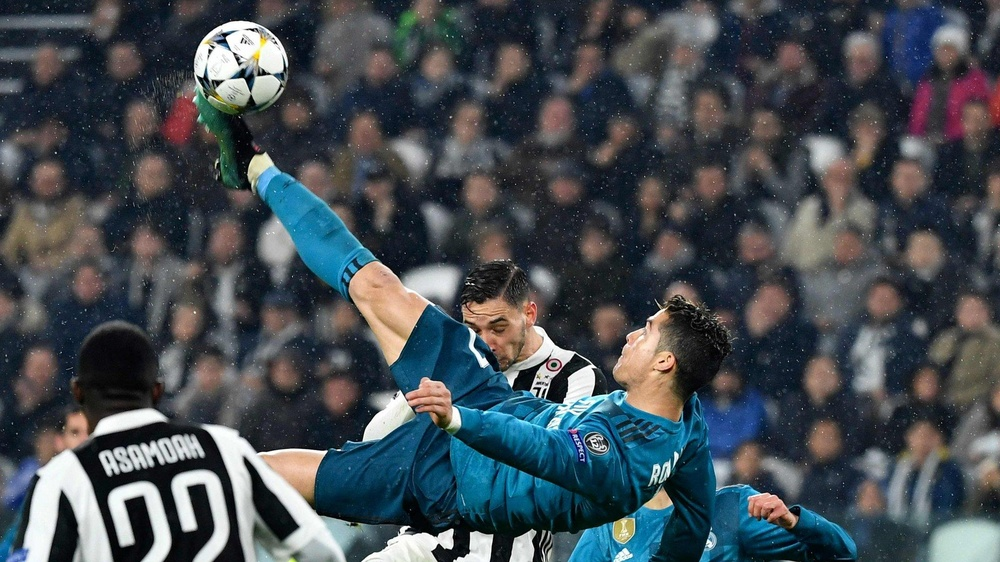
#> input picture Orthogonality & Orthonormal Bases/Images/Ronaldo_bycicle_goal.jpg, 1000 x 562 px, shrunk from 2048 x 1152 before the run, found by its file name
$ jupyter execute --allow-errors 'Orthogonality & Orthonormal Bases.ipynb'   (shell and % lines are left out)
#> lines starting #> are read from the running program, lines starting #| are printed output that depends on the picture
# JPEG Compersion

[cell 1]
import numpy as np
from PIL import Image
from matplotlib import pyplot as plt
from scipy.fftpack import dct, idct

## Matter of Image Compersion Algorithm

<div dir="rtl">
    الگوریتم های فشرده سازی اعم از الگوریتم های فشرده سازی تصاویر بسیار مهم هستند چون امروزه بخشه زیادی از دیتای موجود در وب از نوع تصاویر هستن و اگر ما بخوایم تصاویر را بدون فشرده کردن ذخیره کنیم باید هزینه خیلی بیشتری صرفا برای ذخیره سازی کنیم ‌
</div>

## Type of Image Compersion Algorithm

<div dir="rtl">

</div>

<div dir="rtl">
ما برای Compress کردن تصاویر ۲ تا روش کلی داریم .1-lossy:روشی برای فشرده سازی است که مقداری از دیتای اولیه از دست میرود ۲-lossless: روشی برای فشرده سازی که هیچ دیتایی در حین فشرده سازی از دست نمیرود

قبلا ما به فرمت YCbCr پرداختیم و اشاره کردیم که چشم انسان به شدت سیاه و سفیدی(Y) رنگ حساس تر از بخش رنگی تصویر هست (Cb/Cr) بنابر این اگر ما بخواهیم تصاویر را با روش lossy فشرده سازی کنیم میتوانیم بخش ها رنگی تصویر را بیشتر از بخش سیاه و سفید فشرده کنیم که چشم کمتر تفاوت رو متوجه شود‌
</div>

## How JPEG Compersion Works ?

<div dir="rtl">
    همانطور که بالاتر اشاره کردیم ما میخواهیم جزئیات بی اهمیت در تصاویر که چشم انسان قادر به دیدن آن ها نیست را حذف کنیم و اینگونه صرفه جویی در فضای ذخیره سازی کنیم .
ما در گام اول مقادیر تصویر را از فضای YCbCr به فضای DCT میبریم . DCT مقادیر ماتریس را که در YCbCr به معنای میزان روشنایی آن پیکسل بود را به فرکانس تبدیل میکند که فرکانس های بالا به معنای جزئیات بی اهمیت هستند
‌
</div>

<div dir="rtl">
    ما میدانیم برای بردن هر برداری به فضای خطی دیگری باید پایه(Basis) های فضای خطی جدید را داشته باشیم
و برای بردن بردار به فضای خطی ما باید ضریب های متناظر هر پایه را پیدا کنیم تابع dct2 برای ما ضریب های متناظر با پایه رو بر میگردونه

</div>

<div dir="rtl">
    ما پروسه فشرده کردن تصویر را با لغزاندن بلاک هایی ۸*۸ روی تصویر انجام میدهیم ( قبلا هم در تسک های پردازش تصویر به شما مفهومی شبیه که بلاکی روی تصویر میلغزد را استفاده کردیم که به آن Kernel یا Filter هم میگویند و از این ایده در خیلی از تسک های پردازش تصویر و هوش مصنوعی در بخش بینایی ماشین استفاده میشود )‌

</div>

<div dir="rtl">
    ما در این بلاک های لغزان روی تصویر DCT را حساب میکنیم و بعد فرکانس های بالای تصویر را بر یک عدد تقسیم میکنیم و رند میکنیم اینگونه مقدار زیادی از ماتریس که نشاندهنده جزئیات بی اهمیت هستند ۰ میشوند که این باعث فشرده سازی میشود
که اگر دقت کنید ۲ ماتریس Q_C , Q_Y تعریف شده اند که مسئول این تقسیم هستند
که همانطور که مشاهده میکنید هر چقدر ستون و سطر ماتریس افزایش میکند اعداد افزایش پیدا میکنند برای اینکه در پایه DCT هر چقدر در ماتریس به پایین و سمت راست تر (‌سطر و ستون افزایش میابد) میرویم فرکانس ها بیشتر میشود ( اطلاعات بی اهمیت ) برا همین ما میخواهیم بر اعداد بیشتری تقسیم شوند که وقتی رند میشوند با احتمال بیشتری ۰ شوند
</div>

[cell 2]
Q_Y = np.array([
  [16,11,10,16,24,40,51,61],
  [12,12,14,19,26,58,60,55],
  [14,13,16,24,40,57,69,56],
  [14,17,22,29,51,87,80,62],
  [18,22,37,56,68,109,103,77],
  [24,35,55,64,81,104,113,92],
  [49,64,78,87,103,121,120,101],
  [72,92,95,98,112,100,103,99]
])
Q_C = np.array([
  [17,18,24,47,99,99,99,99],
  [18,21,26,66,99,99,99,99],
  [24,26,56,99,99,99,99,99],
  [47,66,99,99,99,99,99,99],
  [99,99,99,99,99,99,99,99],
  [99,99,99,99,99,99,99,99],
  [99,99,99,99,99,99,99,99],
  [99,99,99,99,99,99,99,99]
])

[cell 3]
def dct2(block):
    return dct(dct(block.T, norm='ortho').T, norm='ortho')

def idct2(block):
    return idct(idct(block.T, norm='ortho').T, norm='ortho')

[cell 4]
def jpeg_compress_channel(channel, Q):
    channel = np.float32(channel) - 128
    dct_quantized = block_process(channel, 8, lambda b: np.round(dct2(b) / Q))
    reconstructed = block_process(dct_quantized, 8, lambda b: idct2(b * Q))
    return np.clip(reconstructed + 128, 0, 255)

[cell 5]
def block_process(img, block_size, func):
    h, w = img.shape
    out = np.zeros_like(img, dtype=np.float32)
    for i in range(0, h, block_size):
        for j in range(0, w, block_size):
            block = img[i:i+block_size, j:j+block_size]
            out[i:i+block_size, j:j+block_size] = func(block)
    return out

[cell 6]
# Load and convert image
root = "Using-Linear-Algebra-in-simple-Image-Processing-for-Calc2/"
image = Image.open(root+"Images/Ronaldo_bycicle_goal.jpg").convert("YCbCr")
#> image: PIL image 1000x562 YCbCr; mean of channels 0, 1, 2 74.3, 131.9, 123.2
y, cb, cr = [np.array(channel) for channel in image.split()]
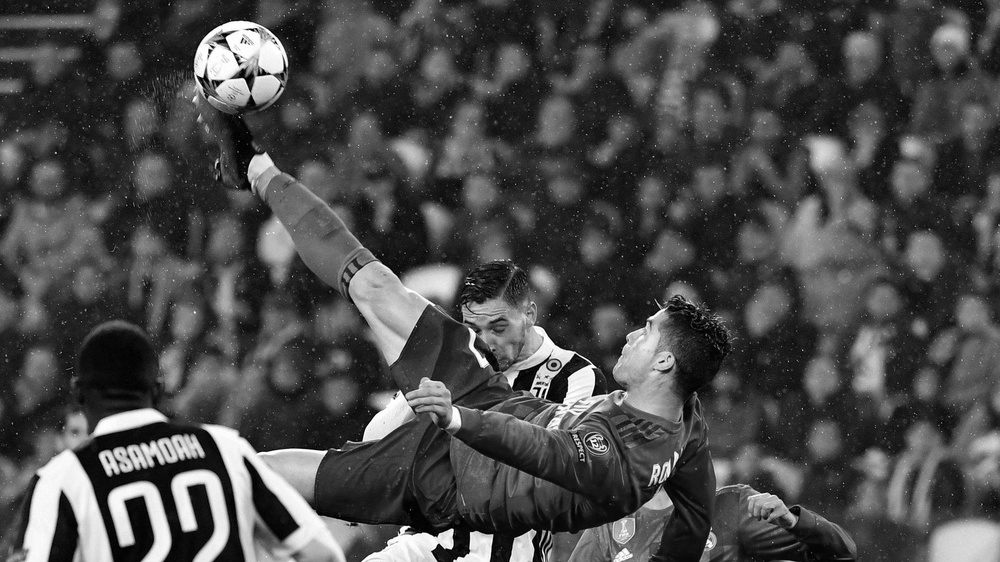
#> y: shape (562, 1000); min 0, max 255, mean 74.3
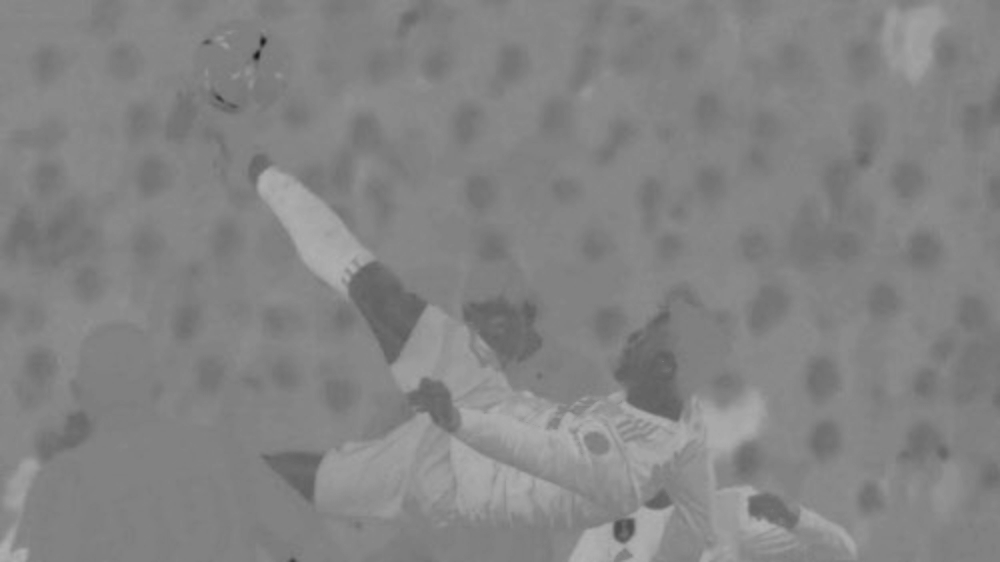
#> cb: shape (562, 1000); min 26, max 178, mean 131.9
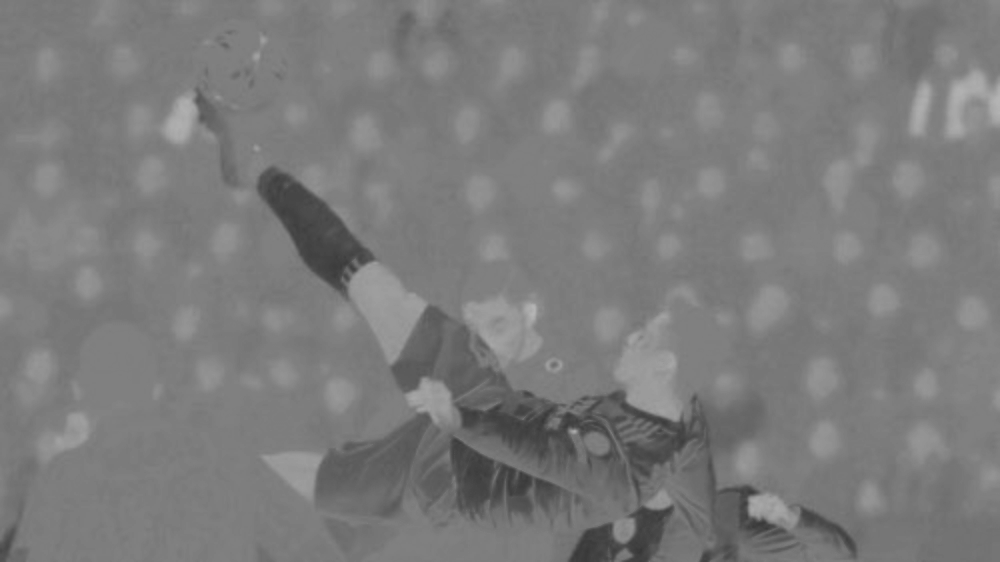
#> cr: shape (562, 1000); min 55, max 181, mean 123.2

# Compress channels
#> (the rest of this cell did not finish here and is left out)

#> after the loop in block_process, `for i in range(0, h, block_size):`:
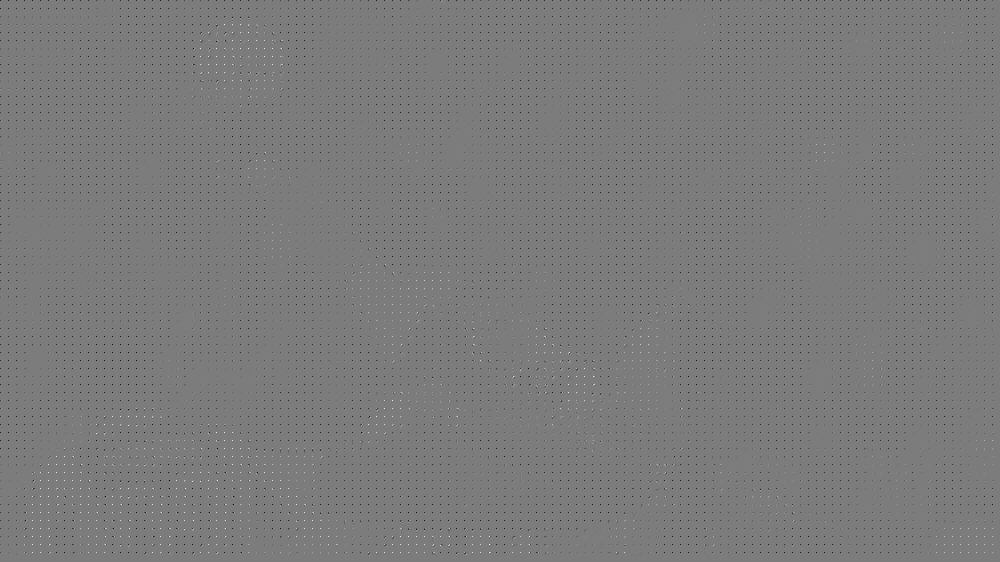
#> out: shape (562, 1000) float32; min -68, max 71, mean -0.4; drawn with min black and max white
cb_c = jpeg_compress_channel(cb, Q_C)
cr_c = jpeg_compress_channel(cr, Q_C)

# Merge compressed channels
compressed_img = Image.merge("YCbCr", [Image.fromarray(y_c.astype(np.uint8)),
                                       Image.fromarray(cb_c.astype(np.uint8)),
                                       Image.fromarray(cr_c.astype(np.uint8))]).convert("RGB")

# Compute difference (error map)
original_rgb = np.array(image.convert("RGB"), dtype=np.float32)
compressed_rgb = np.array(compressed_img, dtype=np.float32)
diff = np.abs(original_rgb - compressed_rgb).mean(axis=2)  # grayscale diff
